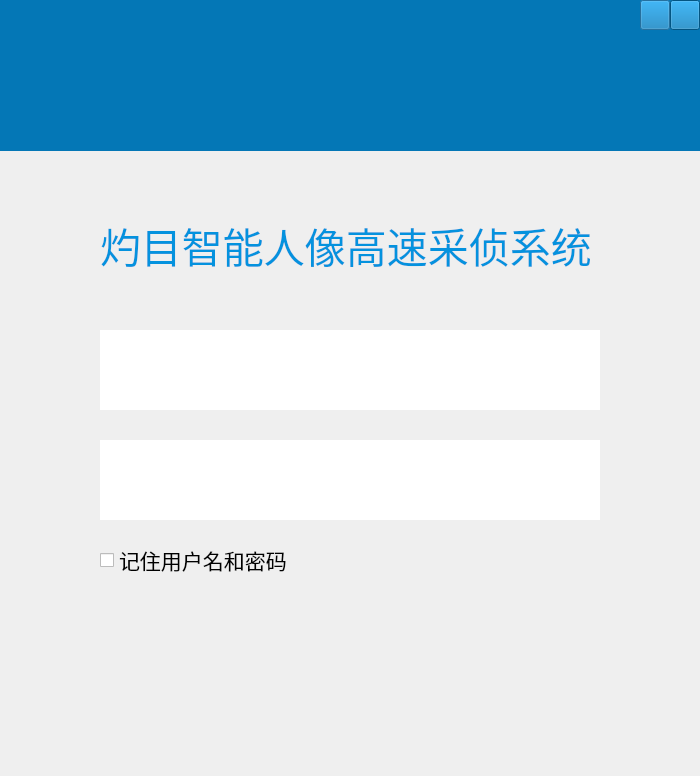
<?xml version="1.0" encoding="UTF-8"?>
<ui version="4.0">
 <class>LoginDialog</class>
 <widget class="QDialog" name="LoginDialog">
  <property name="geometry">
   <rect>
    <x>0</x>
    <y>0</y>
    <width>700</width>
    <height>776</height>
   </rect>
  </property>
  <property name="windowTitle">
   <string>Dialog</string>
  </property>
  <widget class="QWidget" name="widget" native="true">
   <property name="geometry">
    <rect>
     <x>0</x>
     <y>0</y>
     <width>700</width>
     <height>151</height>
    </rect>
   </property>
   <property name="styleSheet">
    <string notr="true">background-color: rgb(4, 119, 182);
border-radius-top-right: 15px</string>
   </property>
   <widget class="QPushButton" name="m_btnMinimize">
    <property name="geometry">
     <rect>
      <x>640</x>
      <y>0</y>
      <width>30</width>
      <height>30</height>
     </rect>
    </property>
    <property name="styleSheet">
     <string notr="true">border-image: url(:/images/mouseenter-01.png);</string>
    </property>
    <property name="text">
     <string/>
    </property>
   </widget>
   <widget class="QPushButton" name="m_btnClose">
    <property name="geometry">
     <rect>
      <x>670</x>
      <y>0</y>
      <width>30</width>
      <height>30</height>
     </rect>
    </property>
    <property name="styleSheet">
     <string notr="true">border-image: url(:/images/mouseenter03.png);</string>
    </property>
    <property name="text">
     <string/>
    </property>
   </widget>
   <widget class="QLabel" name="m_labelLogo">
    <property name="geometry">
     <rect>
      <x>190</x>
      <y>20</y>
      <width>361</width>
      <height>101</height>
     </rect>
    </property>
    <property name="text">
     <string/>
    </property>
    <property name="pixmap">
     <pixmap resource="../images.qrc">:/images/登录界面logo.png</pixmap>
    </property>
    <property name="scaledContents">
     <bool>false</bool>
    </property>
   </widget>
  </widget>
  <widget class="QLabel" name="label">
   <property name="geometry">
    <rect>
     <x>100</x>
     <y>210</y>
     <width>500</width>
     <height>71</height>
    </rect>
   </property>
   <property name="palette">
    <palette>
     <active>
      <colorrole role="WindowText">
       <brush brushstyle="SolidPattern">
        <color alpha="255">
         <red>4</red>
         <green>146</green>
         <blue>222</blue>
        </color>
       </brush>
      </colorrole>
     </active>
     <inactive>
      <colorrole role="WindowText">
       <brush brushstyle="SolidPattern">
        <color alpha="255">
         <red>4</red>
         <green>146</green>
         <blue>222</blue>
        </color>
       </brush>
      </colorrole>
     </inactive>
     <disabled>
      <colorrole role="WindowText">
       <brush brushstyle="SolidPattern">
        <color alpha="255">
         <red>120</red>
         <green>120</green>
         <blue>120</blue>
        </color>
       </brush>
      </colorrole>
     </disabled>
    </palette>
   </property>
   <property name="font">
    <font>
     <family>黑体</family>
     <pointsize>31</pointsize>
     <weight>50</weight>
     <bold>false</bold>
    </font>
   </property>
   <property name="text">
    <string>灼目智能人像高速采侦系统</string>
   </property>
  </widget>
  <widget class="QLineEdit" name="m_editUserName">
   <property name="geometry">
    <rect>
     <x>100</x>
     <y>330</y>
     <width>500</width>
     <height>80</height>
    </rect>
   </property>
   <property name="font">
    <font>
     <family>新宋体</family>
     <pointsize>16</pointsize>
    </font>
   </property>
   <property name="styleSheet">
    <string notr="true">border-image: url(:/images/textbox.png);
border:0px;</string>
   </property>
   <property name="inputMethodHints">
    <set>Qt::ImhHiddenText</set>
   </property>
  </widget>
  <widget class="QLineEdit" name="m_editUserKey">
   <property name="geometry">
    <rect>
     <x>100</x>
     <y>440</y>
     <width>500</width>
     <height>80</height>
    </rect>
   </property>
   <property name="font">
    <font>
     <family>新宋体</family>
     <pointsize>16</pointsize>
    </font>
   </property>
   <property name="autoFillBackground">
    <bool>false</bool>
   </property>
   <property name="styleSheet">
    <string notr="true">border-image: url(:/images/textbox.png);
border:0px;</string>
   </property>
  </widget>
  <widget class="QCheckBox" name="m_checkBoxRemenber">
   <property name="geometry">
    <rect>
     <x>100</x>
     <y>530</y>
     <width>500</width>
     <height>60</height>
    </rect>
   </property>
   <property name="font">
    <font>
     <family>新宋体</family>
     <pointsize>16</pointsize>
    </font>
   </property>
   <property name="autoFillBackground">
    <bool>false</bool>
   </property>
   <property name="styleSheet">
    <string notr="true">indicator:unchecked {image:url(:/Images/checkbox.png);}
indicator:checked{image:url(:/Images/checkbox02.png);}</string>
   </property>
   <property name="text">
    <string>记住用户名和密码</string>
   </property>
   <property name="tristate">
    <bool>false</bool>
   </property>
  </widget>
  <widget class="QPushButton" name="m_btnLogin">
   <property name="geometry">
    <rect>
     <x>90</x>
     <y>630</y>
     <width>510</width>
     <height>90</height>
    </rect>
   </property>
   <property name="autoFillBackground">
    <bool>false</bool>
   </property>
   <property name="styleSheet">
    <string notr="true">border-image:url(://images//login-btn.png);
border:0px</string>
   </property>
  </widget>
 </widget>
 <resources>
  <include location="../images.qrc"/>
 </resources>
 <connections/>
</ui>
